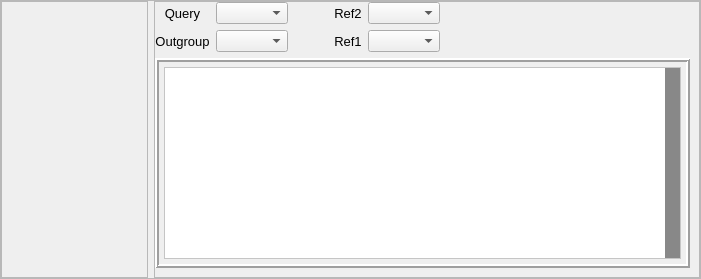
            <widget class="QWidget" name="findSites_page">
             <layout class="QVBoxLayout" name="verticalLayout_12">
              <property name="spacing">
               <number>0</number>
              </property>
              <property name="leftMargin">
               <number>0</number>
              </property>
              <property name="topMargin">
               <number>0</number>
              </property>
              <property name="rightMargin">
               <number>0</number>
              </property>
              <property name="bottomMargin">
               <number>0</number>
              </property>
              <item>
               <widget class="QFrame" name="frame_10">
                <property name="frameShape">
                 <enum>QFrame::StyledPanel</enum>
                </property>
                <property name="frameShadow">
                 <enum>QFrame::Raised</enum>
                </property>
                <layout class="QHBoxLayout" name="horizontalLayout_12">
                 <property name="leftMargin">
                  <number>0</number>
                 </property>
                 <property name="topMargin">
                  <number>0</number>
                 </property>
                 <property name="rightMargin">
                  <number>0</number>
                 </property>
                 <property name="bottomMargin">
                  <number>0</number>
                 </property>
                 <item>
                  <widget class="QFrame" name="frame_20">
                   <property name="minimumSize">
                    <size>
                     <width>145</width>
                     <height>0</height>
                    </size>
                   </property>
                   <property name="frameShape">
                    <enum>QFrame::StyledPanel</enum>
                   </property>
                   <property name="frameShadow">
                    <enum>QFrame::Raised</enum>
                   </property>
                   <layout class="QVBoxLayout" name="verticalLayout_23">
                    <property name="spacing">
                     <number>1</number>
                    </property>
                    <property name="leftMargin">
                     <number>0</number>
                    </property>
                    <property name="topMargin">
                     <number>0</number>
                    </property>
                    <property name="rightMargin">
                     <number>0</number>
                    </property>
                    <property name="bottomMargin">
                     <number>0</number>
                    </property>
                    <item>
                     <widget class="QPushButton" name="Btn_begin_findSites">
                      <property name="minimumSize">
                       <size>
                        <width>145</width>
                        <height>60</height>
                       </size>
                      </property>
                      <property name="font">
                       <font>
                        <pointsize>10</pointsize>
                       </font>
                      </property>
                      <property name="styleSheet">
                       <string notr="true">QPushButton {
    border: 0px;
	
	image: url(:/new/active/active/launch_active.svg);
 }


QPushButton:hover{
	border: 0px;
	
	image: url(:/new/hover/hover/launch_hover.svg);
}
QPushButton:disabled{
    border: 0px;
	
	image: url(:/new/disabled/disabled/launch_disabled.svg);
}
QPushButton:pressed{
	border: 0px;
	
	image: url(:/new/pressed/pressed/launch_pressed.svg);
}</string>
                      </property>
                      <property name="text">
                       <string/>
                      </property>
                     </widget>
                    </item>
                    <item>
                     <widget class="QPushButton" name="Btn_save_findSite">
                      <property name="minimumSize">
                       <size>
                        <width>145</width>
                        <height>60</height>
                       </size>
                      </property>
                      <property name="font">
                       <font>
                        <pointsize>10</pointsize>
                       </font>
                      </property>
                      <property name="styleSheet">
                       <string notr="true">QPushButton {
    border: 0px;
	image: url(:/new/active/active/save_text_active.svg);
 }


QPushButton:hover{
	border: 0px;
	
	image: url(:/new/hover/hover/save_text_hover.svg);
}
QPushButton:disabled{
    border: 0px;
	
	image: url(:/new/disabled/disabled/save_text_disabled.svg);
}
QPushButton:pressed{
	border: 0px;
	
	image: url(:/new/pressed/pressed/save_text_pressed.svg);
}</string>
                      </property>
                      <property name="text">
                       <string/>
                      </property>
                     </widget>
                    </item>
                    <item>
                     <spacer name="verticalSpacer_5">
                      <property name="orientation">
                       <enum>Qt::Vertical</enum>
                      </property>
                      <property name="sizeHint" stdset="0">
                       <size>
                        <width>20</width>
                        <height>40</height>
                       </size>
                      </property>
                     </spacer>
                    </item>
                   </layout>
                  </widget>
                 </item>
                 <item>
                  <widget class="QFrame" name="frame_21">
                   <property name="frameShape">
                    <enum>QFrame::StyledPanel</enum>
                   </property>
                   <property name="frameShadow">
                    <enum>QFrame::Raised</enum>
                   </property>
                   <layout class="QVBoxLayout" name="verticalLayout_17">
                    <property name="leftMargin">
                     <number>0</number>
                    </property>
                    <property name="topMargin">
                     <number>0</number>
                    </property>
                    <property name="rightMargin">
                     <number>9</number>
                    </property>
                    <property name="bottomMargin">
                     <number>9</number>
                    </property>
                    <item>
                     <layout class="QGridLayout" name="gridLayout_2">
                      <item row="2" column="1">
                       <widget class="QComboBox" name="comboBox_outgroup"/>
                      </item>
                      <item row="1" column="3">
                       <widget class="QLabel" name="label_4">
                        <property name="font">
                         <font>
                          <pointsize>10</pointsize>
                         </font>
                        </property>
                        <property name="text">
                         <string>Ref2</string>
                        </property>
                        <property name="alignment">
                         <set>Qt::AlignCenter</set>
                        </property>
                       </widget>
                      </item>
                      <item row="2" column="3">
                       <widget class="QLabel" name="label_3">
                        <property name="font">
                         <font>
                          <pointsize>10</pointsize>
                         </font>
                        </property>
                        <property name="text">
                         <string>Ref1</string>
                        </property>
                        <property name="alignment">
                         <set>Qt::AlignCenter</set>
                        </property>
                       </widget>
                      </item>
                      <item row="1" column="0">
                       <widget class="QLabel" name="label_2">
                        <property name="font">
                         <font>
                          <pointsize>10</pointsize>
                         </font>
                        </property>
                        <property name="text">
                         <string>Query</string>
                        </property>
                        <property name="alignment">
                         <set>Qt::AlignCenter</set>
                        </property>
                       </widget>
                      </item>
                      <item row="1" column="1">
                       <widget class="QComboBox" name="comboBox_query"/>
                      </item>
                      <item row="2" column="4">
                       <widget class="QComboBox" name="comboBox_ref1"/>
                      </item>
                      <item row="2" column="0">
                       <widget class="QLabel" name="label_5">
                        <property name="font">
                         <font>
                          <pointsize>10</pointsize>
                         </font>
                        </property>
                        <property name="text">
                         <string>Outgroup</string>
                        </property>
                        <property name="alignment">
                         <set>Qt::AlignCenter</set>
                        </property>
                       </widget>
                      </item>
                      <item row="1" column="2">
                       <spacer name="horizontalSpacer">
                        <property name="orientation">
                         <enum>Qt::Horizontal</enum>
                        </property>
                        <property name="sizeType">
                         <enum>QSizePolicy::Minimum</enum>
                        </property>
                        <property name="sizeHint" stdset="0">
                         <size>
                          <width>40</width>
                          <height>20</height>
                         </size>
                        </property>
                       </spacer>
                      </item>
                      <item row="1" column="4">
                       <widget class="QComboBox" name="comboBox_ref2"/>
                      </item>
                      <item row="1" column="5">
                       <spacer name="horizontalSpacer_2">
                        <property name="orientation">
                         <enum>Qt::Horizontal</enum>
                        </property>
                        <property name="sizeType">
                         <enum>QSizePolicy::Fixed</enum>
                        </property>
                        <property name="sizeHint" stdset="0">
                         <size>
                          <width>250</width>
                          <height>20</height>
                         </size>
                        </property>
                       </spacer>
                      </item>
                     </layout>
                    </item>
                    <item>
                     <widget class="QFrame" name="frame_12">
                      <property name="frameShape">
                       <enum>QFrame::Box</enum>
                      </property>
                      <property name="frameShadow">
                       <enum>QFrame::Raised</enum>
                      </property>
                      <property name="lineWidth">
                       <number>2</number>
                      </property>
                      <layout class="QVBoxLayout" name="verticalLayout_18">
                       <property name="spacing">
                        <number>5</number>
                       </property>
                       <property name="leftMargin">
                        <number>5</number>
                       </property>
                       <property name="topMargin">
                        <number>5</number>
                       </property>
                       <property name="rightMargin">
                        <number>5</number>
                       </property>
                       <property name="bottomMargin">
                        <number>5</number>
                       </property>
                       <item>
                        <widget class="QPlainTextEdit" name="findSite_output_browser">
                         <property name="styleSheet">
                          <string notr="true">
QPlainTextEdit {
    background-color: white;
	color: rgb(0, 0, 0);
	
}

QScrollBar:vertical {
  width: 15px;
  background: #f1f1f1;
}

QScrollBar::handle:vertical {
  background: #888;
}

QScrollBar::add-line:vertical {
  border: 2px solid gray;
  background: #f1f1f1;
}

QScrollBar::sub-line:horizontal {
  border: 2px solid gray;
  background: #f1f1f1;
}

QScrollBar::handle:hover:vertical {
  background: #555;
}</string>
                         </property>
                         <property name="verticalScrollBarPolicy">
                          <enum>Qt::ScrollBarAlwaysOn</enum>
                         </property>
                         <property name="readOnly">
                          <bool>true</bool>
                         </property>
                         <property name="plainText">
                          <string/>
                         </property>
                         <property name="textInteractionFlags">
                          <set>Qt::TextSelectableByMouse</set>
                         </property>
                         <property name="backgroundVisible">
                          <bool>true</bool>
                         </property>
                         <property name="placeholderText">
                          <string>Select 4 distinct sequences and press START to begin analysis</string>
                         </property>
                        </widget>
                       </item>
                      </layout>
                     </widget>
                    </item>
                   </layout>
                  </widget>
                 </item>
                </layout>
               </widget>
              </item>
             </layout>
            </widget>
